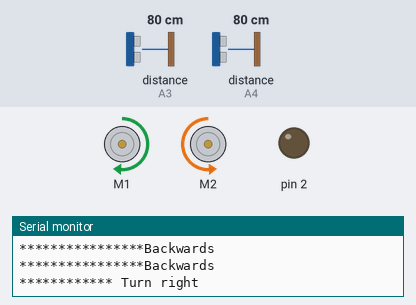
Simulated run of this sketch. Board: Arduino Uno, built with avr-gcc and run on an emulated ATmega328P. Shown: 2 × DC motor (green arrow = forward, orange = backward, longer = faster), output pins drawn as LEDs (lit = HIGH), the last lines printed to the serial monitor. Wiring (inferred from the names in the program): 2 × ultrasonic range finder: trigger A2, echo A3 / trigger A5, echo A4. The inputs (shaded band) are chosen by the test bench; at power-on: distance to the obstacle (sensors on A4, A3) 80 cm. The echo pulse lasts 58.3 µs per cm; random numbers use the default seed unless the sketch sets one; pins used as bus, display or sensor lines are not drawn.

Above: at 1.2 s.
1.3 s: distance to the obstacle (sensor on A4) set to 2 cm
At 2.27 s:
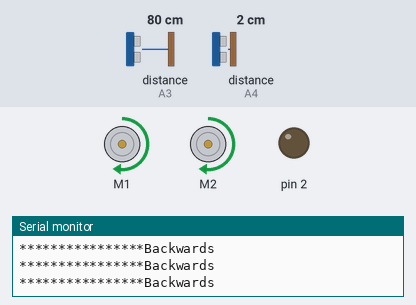
4.3 s: distance to the obstacle (sensor on A3) set to 2 cm
At 4.56 s:
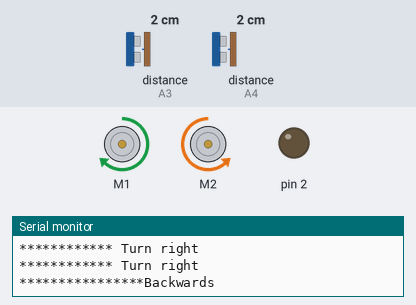
7.3 s: distance to the obstacle (sensor on A4) set to 35 cm
At 7.9 s:
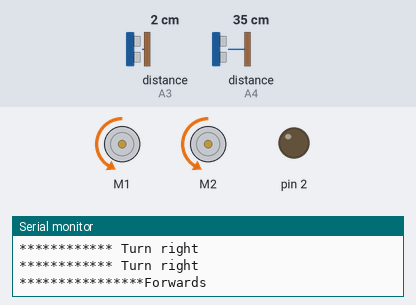
10.3 s: distance to the obstacle (sensor on A4) set to 27 cm
13.3 s: distance to the obstacle (sensor on A3) set to 35 cm
Timing chart, 0 to 17.3 s (numbered marks = the images above; inputs shaded):
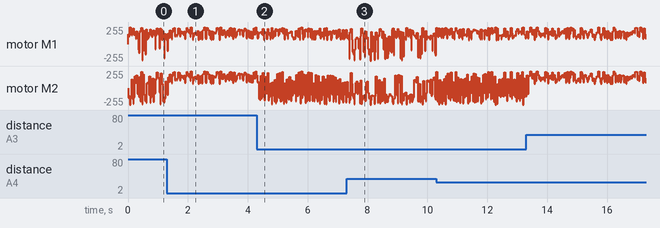

The sketch:

Uno_L293_USS_v14.ino
```cpp
#include "Timer.h"
#include <AFMotor.h>
#include <Servo.h>
AF_DCMotor motor1(1, MOTOR12_64KHZ); // create motor #2 at 64KHz pwm
AF_DCMotor motor2(2, MOTOR12_64KHZ); // create motor #2 at 64KHz pwm
Timer t;
#define trigPin A5
#define echoPin A4
#define trigPin2 A2
#define echoPin2 A3

volatile long duration, distance_fine;
volatile long durationBack, distance_fineBack;
int randNumber;
int randNumber2;
int randomdir;
int randomturning;
int rand_speed;

//////////////////// Setup ///////////////////////////

void setup() {
  Serial.begin(9600);
  pinMode(trigPin, OUTPUT);
  pinMode(echoPin, INPUT);
  pinMode(trigPin2, OUTPUT);
  pinMode(echoPin2, INPUT);
  pinMode(2, OUTPUT);
  distance_fine =t.every(10, readDistance);
  distance_fineBack =t.every(20, readDistanceBack);
  motor1.run(RELEASE);     // release the motor
  motor2.run(RELEASE);     // release the motor
}

///////////////////////// Functions////////////////////

int readDistance() {
  digitalWrite(trigPin, LOW);  // Added this line
  delayMicroseconds(2); // Added this line
  digitalWrite(trigPin, HIGH);
  delayMicroseconds(10); // Added this line
  digitalWrite(trigPin, LOW);
  duration = pulseIn(echoPin, HIGH);
  if(duration ==0)
  {
    duration = 10000;
  }
  distance_fine = (duration/2) / 29.1;
  return distance_fine;
}


int readDistanceBack() {
  digitalWrite(trigPin2, LOW);  // Added this line
  delayMicroseconds(2); // Added this line
  digitalWrite(trigPin2, HIGH);
  delayMicroseconds(10); // Added this line
  digitalWrite(trigPin2, LOW);
  durationBack = pulseIn(echoPin2, HIGH);
  if(durationBack ==0)
  {
    durationBack = 10000;
  }
  distance_fineBack = (durationBack/2) / 29.1;
  return distance_fineBack;
}

void forward(int DC_Speed){
  Serial.println("****************Forwards");
  motor1.run(BACKWARD);      // turn it on going forward
  motor1.setSpeed(DC_Speed);
  motor2.run(BACKWARD);      // turn it on going forward
  motor2.setSpeed(DC_Speed);
  }

void backward(int DC_Speed){
  Serial.println("****************Backwards");
  motor1.run(FORWARD);      // turn it on going forward
  motor1.setSpeed(DC_Speed);
  motor2.run(FORWARD);      // turn it on going forward
  motor2.setSpeed(DC_Speed);
}

void turnleft(int DC_Speed){
  Serial.println("************Turn left");
  motor1.run(BACKWARD);      // turn it on going forward
  motor1.setSpeed(DC_Speed);
  motor2.run(FORWARD);      // turn it on going forward
  motor2.setSpeed(DC_Speed);
}

void turnright(int DC_Speed){
  Serial.println("************ Turn right");
  motor1.run(FORWARD);      // turn it on going forward
  motor1.setSpeed(DC_Speed);
  motor2.run(BACKWARD);      // turn it on going forward
  motor2.setSpeed(DC_Speed);
}

void stop_engine(){
  Serial.println("************ Engines stopped");
  motor1.run(RELEASE);     // release the motor
  motor2.run(RELEASE);     // release the motor
}

int randomspeed(){
  rand_speed = random(60, 255);
  return rand_speed;
}

int randomtime(){
  randNumber2 = random(20, 60);
  return randNumber2;
}

int randomdirection(){
  randomdir = random(0,3);
  return randomdir;
}

int randomturn(){
  randomturning = random(0,1);
  return randomturning;
}


//////////////////// Loop///////////////////////////////

void loop()
{
    t.update();
    if (distance_fine > 120)
    {
        forward(randomspeed());
    }
    else if (distance_fine < 30)
    {
        backward(randomspeed());
        if(distance_fineBack < 30)
        {

            if(randomturning==1){
              turnleft(randomspeed());
            }
            else
            {
              turnright(randomspeed());
            }

            if(distance_fineBack <20 && distance_fine <20)
            {
                if(randomturning==1)
                {
                  turnleft(randomspeed());
                }
                else
                {
                  turnright(randomspeed());
                }
            }

        }

     }
    else
    {
      switch (randomdirection())
      {
         case 0:
            forward(randomspeed());
            break;
          case 1:
            backward(randomspeed());
            break;
          case 2:
            turnright(randomspeed());
            break;
          case 3:
            turnleft(randomspeed());
            break;
      }

    }
}
```
